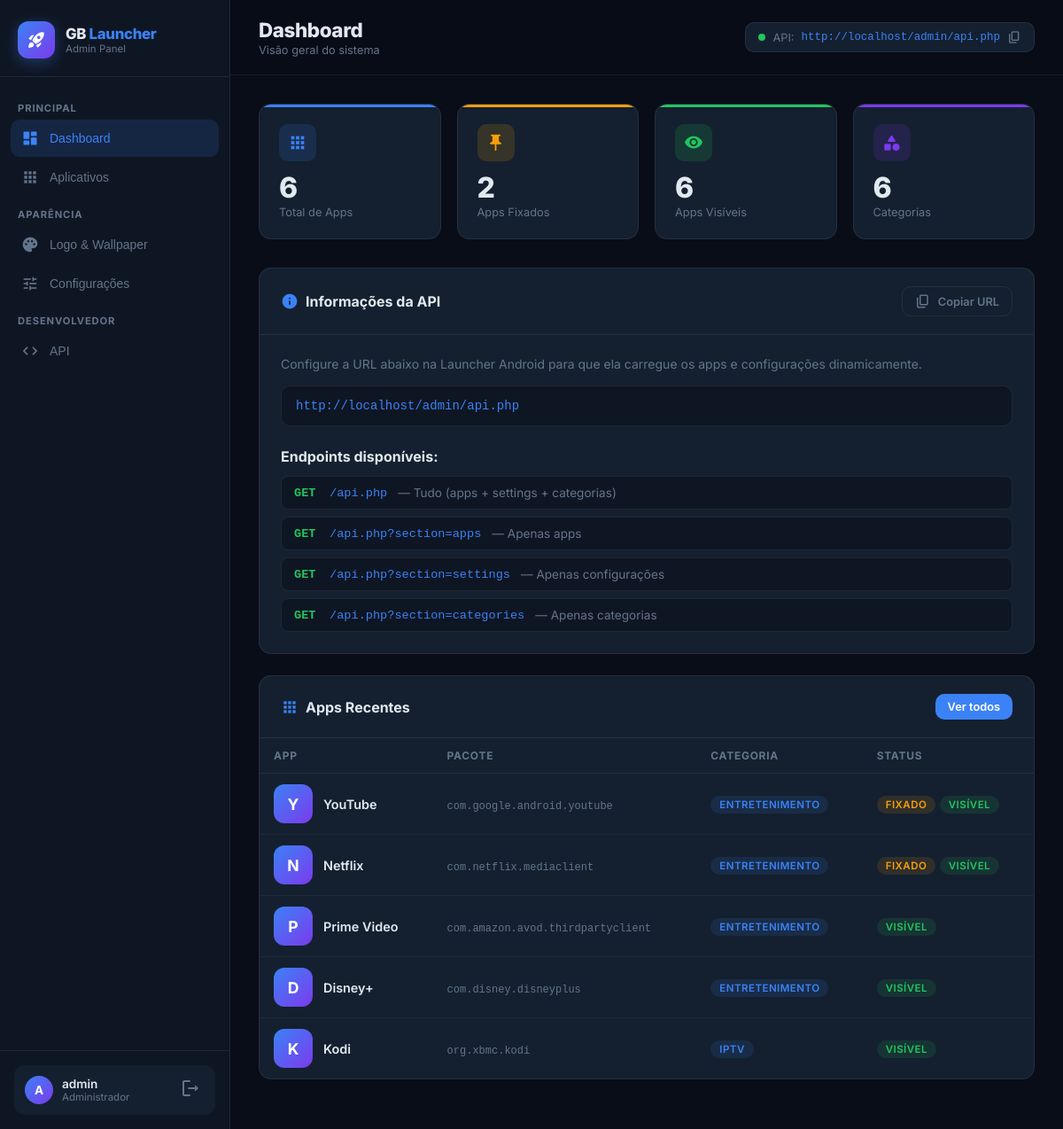
/admin/index.php (signed in), run on the app's committed database.
### tables this page shows
CREATE TABLE IF NOT EXISTS `apps` (
  `id`           INT(11)      NOT NULL AUTO_INCREMENT,
  `name`         VARCHAR(150) NOT NULL,
  `package_name` VARCHAR(255) NOT NULL UNIQUE,
  `icon_url`     TEXT         DEFAULT NULL,
  `category`     VARCHAR(100) DEFAULT 'geral',
  `description`  TEXT         DEFAULT NULL,
  `position`     INT(11)      NOT NULL DEFAULT 0,
  `is_visible`   TINYINT(1)   NOT NULL DEFAULT 1,
  `is_pinned`    TINYINT(1)   NOT NULL DEFAULT 0,
  `created_at`   TIMESTAMP    NOT NULL DEFAULT CURRENT_TIMESTAMP,
  `updated_at`   TIMESTAMP    NOT NULL DEFAULT CURRENT_TIMESTAMP ON UPDATE CURRENT_TIMESTAMP,
  PRIMARY KEY (`id`),
  KEY `idx_position`   (`position`),
  KEY `idx_is_visible` (`is_visible`)
);

### admin/index.php (the view, shortened to what this page needs)
<?php
$db = getDB();
$apps = $db->query(
    "SELECT * FROM apps ORDER BY is_pinned DESC, position ASC, name ASC"
)->fetchAll();
$cats = $db->query("SELECT * FROM categories ORDER BY position ASC")->fetchAll();
$totalApps    = count($apps);
$pinnedApps   = count(array_filter($apps, fn($a) => $a['is_pinned']));
$visibleApps  = count(array_filter($apps, fn($a) => $a['is_visible']));
$scheme  = (!empty($_SERVER['HTTPS']) && $_SERVER['HTTPS'] !== 'off') ? 'https' : 'http';
$host    = $_SERVER['HTTP_HOST'] ?? 'localhost';
$dir     = rtrim(dirname($_SERVER['SCRIPT_NAME']), '/\\');
$apiUrl  = $scheme . '://' . $host . $dir . '/api.php';
?>
<!DOCTYPE html>
<html lang="pt-BR">
<head>
</head>
<body>
<aside class="sidebar" id="sidebar">
  <div class="sidebar-brand">
    <div class="brand-icon"><span class="material-icons-round">rocket_launch</span></div>
    <div>
      <div class="brand-name">GB <span>Launcher</span></div>
      <div style="font-size:.72rem;color:var(--muted);">Admin Panel</div>
    </div>
  </div>
  <nav>
    <div class="nav-section">Principal</div>
    <button class="nav-item active" data-panel="dashboard" onclick="switchPanel('dashboard',this)">
      <span class="material-icons-round">dashboard</span> Dashboard
    </button>
    <button class="nav-item" data-panel="apps" onclick="switchPanel('apps',this)">
      <span class="material-icons-round">apps</span> Aplicativos
    </button>
    <div class="nav-section">Aparência</div>
    <button class="nav-item" data-panel="appearance" onclick="switchPanel('appearance',this)">
      <span class="material-icons-round">palette</span> Logo & Wallpaper
    </button>
    <button class="nav-item" data-panel="settings" onclick="switchPanel('settings',this)">
      <span class="material-icons-round">tune</span> Configurações
    </button>
    <div class="nav-section">Desenvolvedor</div>
    <button class="nav-item" data-panel="api" onclick="switchPanel('api',this)">
      <span class="material-icons-round">code</span> API
    </button>
  </nav>
  <div class="sidebar-footer">
    <div class="user-chip">
      <div class="user-avatar"><?= strtoupper(substr($_SESSION[ADMIN_USER_KEY] ?? 'A', 0, 1)) ?></div>
      <div class="user-info">
        <div class="user-name"><?= htmlspecialchars($_SESSION[ADMIN_USER_KEY] ?? 'Admin') ?></div>
        <div class="user-role">Administrador</div>
      </div>
      <a href="?logout=1" class="logout-btn" title="Sair"><span class="material-icons-round">logout</span></a>
    </div>
  </div>
</aside>
<div class="main">
  <header class="topbar">
    <div>
      <div class="page-title" id="page-title">Dashboard</div>
      <div class="page-subtitle" id="page-subtitle">Visão geral do sistema</div>
    </div>
    <div class="api-badge" onclick="copyApiUrl()" title="Clique para copiar a URL da API">
      <div class="api-dot"></div>
      <span>API:</span>
      <code id="api-url-display"><?= htmlspecialchars($apiUrl) ?></code>
      <span class="material-icons-round" style="font-size:16px">content_copy</span>
    </div>
  </header>
  <div class="content">
    <div class="panel active" id="panel-dashboard">
      <div class="stats-grid">
        <div class="stat-card blue">
          <div class="stat-icon blue"><span class="material-icons-round">apps</span></div>
          <div class="stat-value"><?= $totalApps ?></div>
          <div class="stat-label">Total de Apps</div>
        </div>
        <div class="stat-card amber">
          <div class="stat-icon amber"><span class="material-icons-round">push_pin</span></div>
          <div class="stat-value"><?= $pinnedApps ?></div>
          <div class="stat-label">Apps Fixados</div>
        </div>
        <div class="stat-card green">
          <div class="stat-icon green"><span class="material-icons-round">visibility</span></div>
          <div class="stat-value"><?= $visibleApps ?></div>
          <div class="stat-label">Apps Visíveis</div>
        </div>
        <div class="stat-card purple">
          <div class="stat-icon purple"><span class="material-icons-round">category</span></div>
          <div class="stat-value"><?= count($cats) ?></div>
          <div class="stat-label">Categorias</div>
        </div>
      </div>
      <div class="card">
        <div class="card-header">
          <div class="card-title"><span class="material-icons-round">info</span> Informações da API</div>
          <button class="btn btn-ghost btn-sm" onclick="copyApiUrl()">
            <span class="material-icons-round">content_copy</span> Copiar URL
          </button>
        </div>
        <div class="card-body">
          <p style="margin-bottom:16px;color:var(--muted);font-size:.875rem;">
            Configure a URL abaixo na Launcher Android para que ela carregue os apps e configurações dinamicamente.
          </p>
          <div style="background:var(--surface0);border:1px solid var(--border);border-radius:10px;padding:14px 16px;font-family:monospace;font-size:.875rem;color:var(--primary);word-break:break-all;">
            <?= htmlspecialchars($apiUrl) ?>
          </div>
          <div style="margin-top:24px;">
            <div style="font-weight:700;margin-bottom:12px;">Endpoints disponíveis:</div>
            <div style="display:flex;flex-direction:column;gap:8px;font-size:.85rem;">
              <?php foreach (['all' => 'Tudo (apps + settings + categorias)', 'apps' => 'Apenas apps', 'settings' => 'Apenas configurações', 'categories' => 'Apenas categorias'] as $s => $label): ?>
              <div style="display:flex;gap:12px;align-items:center;padding:10px 14px;background:var(--surface0);border:1px solid var(--border);border-radius:8px;">
                <span style="color:var(--success);font-weight:700;font-family:monospace;min-width:28px;">GET</span>
                <code style="color:var(--primary);">/api.php<?= $s !== 'all' ? '?section='.$s : '' ?></code>
                <span style="color:var(--muted);">— <?= $label ?></span>
              </div>
              <?php endforeach; ?>
            </div>
          </div>
        </div>
      </div>
      <div class="card">
        <div class="card-header">
          <div class="card-title"><span class="material-icons-round">apps</span> Apps Recentes</div>
          <button class="btn btn-primary btn-sm" onclick="switchPanel('apps', document.querySelector('[data-panel=apps]'))">
            Ver todos
          </button>
        </div>
        <div style="overflow-x:auto;">
          <table class="apps-table">
            <thead><tr>
              <th>App</th><th>Pacote</th><th>Categoria</th><th>Status</th>
            </tr></thead>
            <tbody>
              <?php foreach (array_slice($apps, 0, 5) as $app): ?>
              <tr>
                <td>
                  <div class="app-icon-cell">
                    <?php if ($app['icon_url']): ?>
                    <div class="app-icon-fallback" style="display:none"><?= strtoupper(substr($app['name'],0,1)) ?></div>
                    <?php else: ?>
                    <div class="app-icon-fallback"><?= strtoupper(substr($app['name'],0,1)) ?></div>
                    <?php endif; ?>
                    <div>
                      <div class="app-name"><?= htmlspecialchars($app['name']) ?></div>
                    </div>
                  </div>
                </td>
                <td><span class="app-pkg"><?= htmlspecialchars($app['package_name']) ?></span></td>
                <td><span class="badge badge-category"><?= htmlspecialchars($app['category']) ?></span></td>
                <td>
                  <?php if ($app['is_pinned']): ?><span class="badge badge-pinned">Fixado</span><?php endif; ?>
                  <span class="badge <?= $app['is_visible'] ? 'badge-visible' : 'badge-hidden' ?>">
                    <?= $app['is_visible'] ? 'Visível' : 'Oculto' ?>
                  </span>
                </td>
              </tr>
              <?php endforeach; ?>
            </tbody>
          </table>
        </div>
      </div>
    </div>
  </div>
</div>
</body>
</html>

### data on the page
apps: name "Y", name "YouTube", package_name "com.google.android.youtube", category "ENTRETENIMENTO", is_pinned "FIXADO", is_visible "VISÍVEL"
apps: name "N", name "Netflix", package_name "com.netflix.mediaclient", category "ENTRETENIMENTO", is_pinned "FIXADO", is_visible "VISÍVEL"
apps: name "P", name "Prime Video", package_name "com.amazon.avod.thirdpartyclient", category "ENTRETENIMENTO", is_visible "VISÍVEL"
apps: name "D", name "Disney+", package_name "com.disney.disneyplus", category "ENTRETENIMENTO", is_visible "VISÍVEL"
apps: name "K", name "Kodi", package_name "org.xbmc.kodi", category "IPTV", is_visible "VISÍVEL"

### other printed values
substr($_SESSION[ADMIN_USER_KEY] ?? 'A', 0, 1) "A"
$_SESSION[ADMIN_USER_KEY] "admin"
$apiUrl "http://localhost/admin/api.php"
$totalApps "6"
$pinnedApps "2"
$visibleApps "6"
count($cats) "6"
$label "Tudo (apps + settings + categorias)"
$s "apps"
$label "Apenas apps"
$s "settings"
$label "Apenas configurações"
$s "categories"
$label "Apenas categorias"
